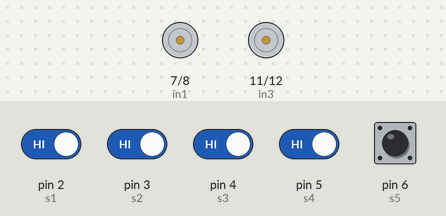
A sketch run on a simulated Arduino Uno, built with avr-gcc and run on an emulated ATmega328P. Parts: motor-driver pin pairs drawn as motors (green arrow = first pin HIGH = forward, orange = second pin HIGH = backward, longer = more drive, scaled by the enable pin). The test bench sets the inputs (shaded band); at power-on: pin 2 (s1), pin 3 (s2), pin 4 (s3), pin 5 (s4), pin 6 (s5) HIGH.

Above: at 1.2 s.
1.3 s: pin 2 (s1) driven LOW
At 1.7 s:
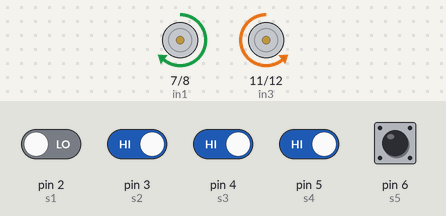
2.8 s: pin 3 (s2) driven LOW
At 4.0 s:
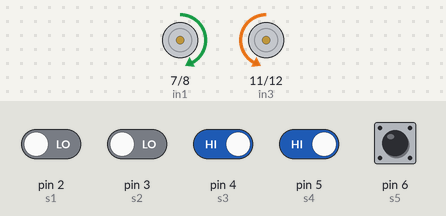
4.3 s: pin 3 (s2) driven HIGH
At 5.2 s:
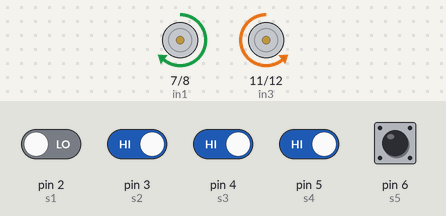
5.8 s: pin 4 (s3) driven LOW
At 6.4 s:
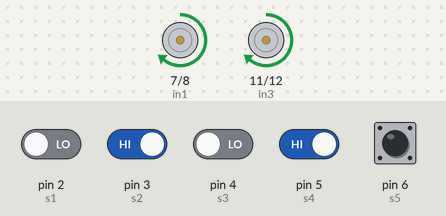
7.3 s: pin 4 (s3) driven HIGH
At 8.5 s:
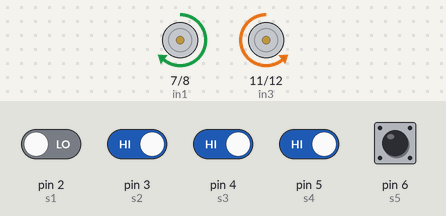
8.8 s: pin 2 (s1) driven HIGH and pin 5 (s4) driven LOW
At 9.9 s:
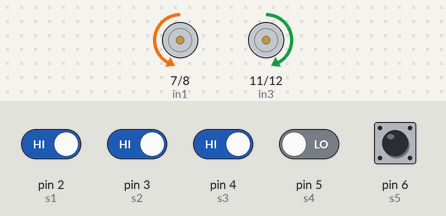
Timing chart, 0 to 11.3 s (numbered marks = the images above; inputs shaded):
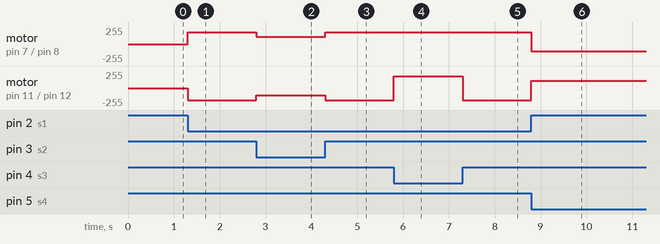

Measured:
- after the input at 1.3 s, motor on pin 7 (in1) / pin 8 (in2): stopped → forward 180/255 at once; motor on pin 11 (in3) / pin 12 (in4): stopped → backward 180/255 at once
- after the input at 2.8 s, motor on pin 7 (in1) / pin 8 (in2): forward 180/255 → forward 108/255 at once; motor on pin 11 (in3) / pin 12 (in4): backward 180/255 → backward 108/255 at once
- after the input at 4.3 s, motor on pin 7 (in1) / pin 8 (in2): forward 108/255 → forward 180/255 at once; motor on pin 11 (in3) / pin 12 (in4): backward 108/255 → backward 180/255 at once
- after the input at 5.8 s, motor on pin 11 (in3) / pin 12 (in4): backward 180/255 → forward 180/255 at once
- after the input at 7.3 s, motor on pin 11 (in3) / pin 12 (in4): forward 180/255 → backward 180/255 at once
- after the input at 8.8 s, motor on pin 7 (in1) / pin 8 (in2): forward 180/255 → backward 108/255 at once; motor on pin 11 (in3) / pin 12 (in4): backward 180/255 → forward 108/255 at once

The sketch:

Line_follower_5_no_pid.ino
```cpp
#define s1 2
#define s2 3
#define s3 4
#define s4 5
#define s5 6

#define enA 9
#define in1 7
#define in2 8
#define enB 10
#define in3 11
#define in4 12

int baseSpeed = 180;

void setup() {
  pinMode(s1, INPUT);
  pinMode(s2, INPUT);
  pinMode(s3, INPUT);
  pinMode(s4, INPUT);
  pinMode(s5, INPUT);

  pinMode(enA, OUTPUT);
  pinMode(in1, OUTPUT);
  pinMode(in2, OUTPUT);
  pinMode(enB, OUTPUT);
  pinMode(in3, OUTPUT);
  pinMode(in4, OUTPUT);
}

void loop() {
  int S1 = digitalRead(s1);
  int S2 = digitalRead(s2);
  int S3 = digitalRead(s3);
  int S4 = digitalRead(s4);
  int S5 = digitalRead(s5);

  if (S3 == LOW && S2 == HIGH && S4 == HIGH) {
    setMotorSpeed(baseSpeed, baseSpeed);
  }
  else if (S2 == LOW) { // Slight left
    setMotorSpeed(baseSpeed * 0.6, -baseSpeed * 0.6);
  }
  else if (S1 == LOW) { // Sharp left
    setMotorSpeed(baseSpeed, -baseSpeed);
  }
  else if (S4 == LOW) { // Slight right
    setMotorSpeed(-baseSpeed * 0.6, baseSpeed * 0.6);
  }
  else if (S5 == LOW) { // Sharp right
    setMotorSpeed(-baseSpeed, baseSpeed);
  }
  else {
    setMotorSpeed(0, 0);
  }
}

void setMotorSpeed(int leftSpeed, int rightSpeed) {
  leftSpeed = constrain(leftSpeed, -255, 255);
  rightSpeed = constrain(rightSpeed, -255, 255);

  // Left motor (controlled by enA, in1, in2)
  if (leftSpeed >= 0) {
    digitalWrite(in1, HIGH);
    digitalWrite(in2, LOW);
  } else {
    digitalWrite(in1, LOW);
    digitalWrite(in2, HIGH);
  }

  // Right motor (controlled by enB, in3, in4)
  if (rightSpeed >= 0) {
    digitalWrite(in3, HIGH);
    digitalWrite(in4, LOW);
  } else {
    digitalWrite(in3, LOW);
    digitalWrite(in4, HIGH);
  }

  analogWrite(enA, abs(leftSpeed));
  analogWrite(enB, abs(rightSpeed));
}
```
